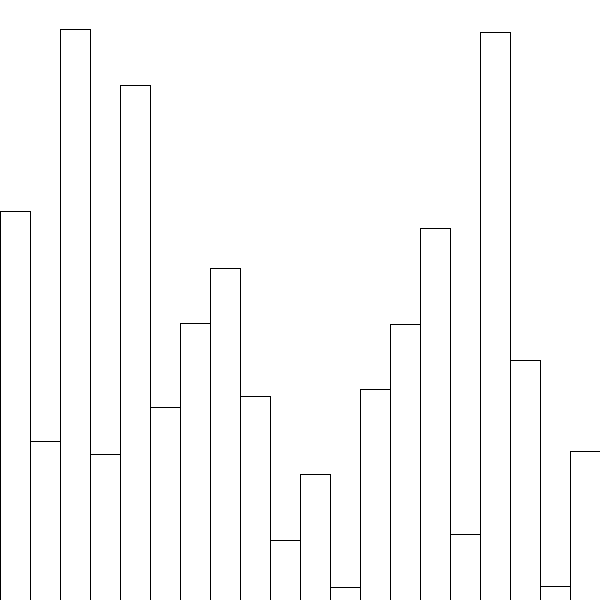
Frame 1 (no input)
Frame 60 (the mouse pressed at the canvas centre just before this capture): identical to frame 1, image omitted
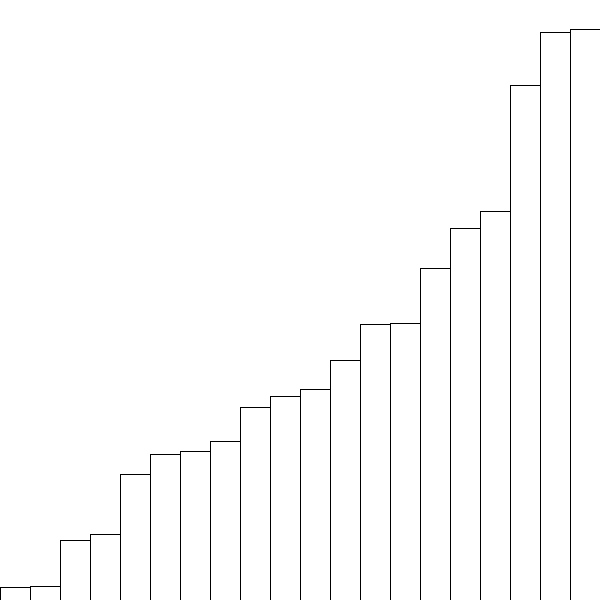
Frame 120 (the mouse held since frame 60 and released just before this capture)

The Processing sketch that drew these frames (run headless with seeded random() and noise(); from frame 60 on, the mouse is pressed at the canvas centre):

// Processing sketch: SDP_002
// ── SDP_002.pde
int[] nums = new int[20];

void setup() {
  size(600,600);
  background(255);
  
  for (int i = 0; i < nums.length; i++) {
    nums[i] = int(random(5,600));
  }

}

void draw() {
  background(255);
  
  for (int i = 0; i < nums.length; i++) {
    rect(i*width/20,height-nums[i],width/20,nums[i]);
  }
  
}

void insertionSort(int[] a) {
  for (int i = 1; i < a.length; i++) {
    int j = i;

    while (j > 0 && a[j-1] > a[j]) {
      int tmp = a[j];
      a[j] = a[j-1];
      a[j-1] = tmp;
      j--;
    }
  }
}

void mousePressed() {
  insertionSort(nums);
}
